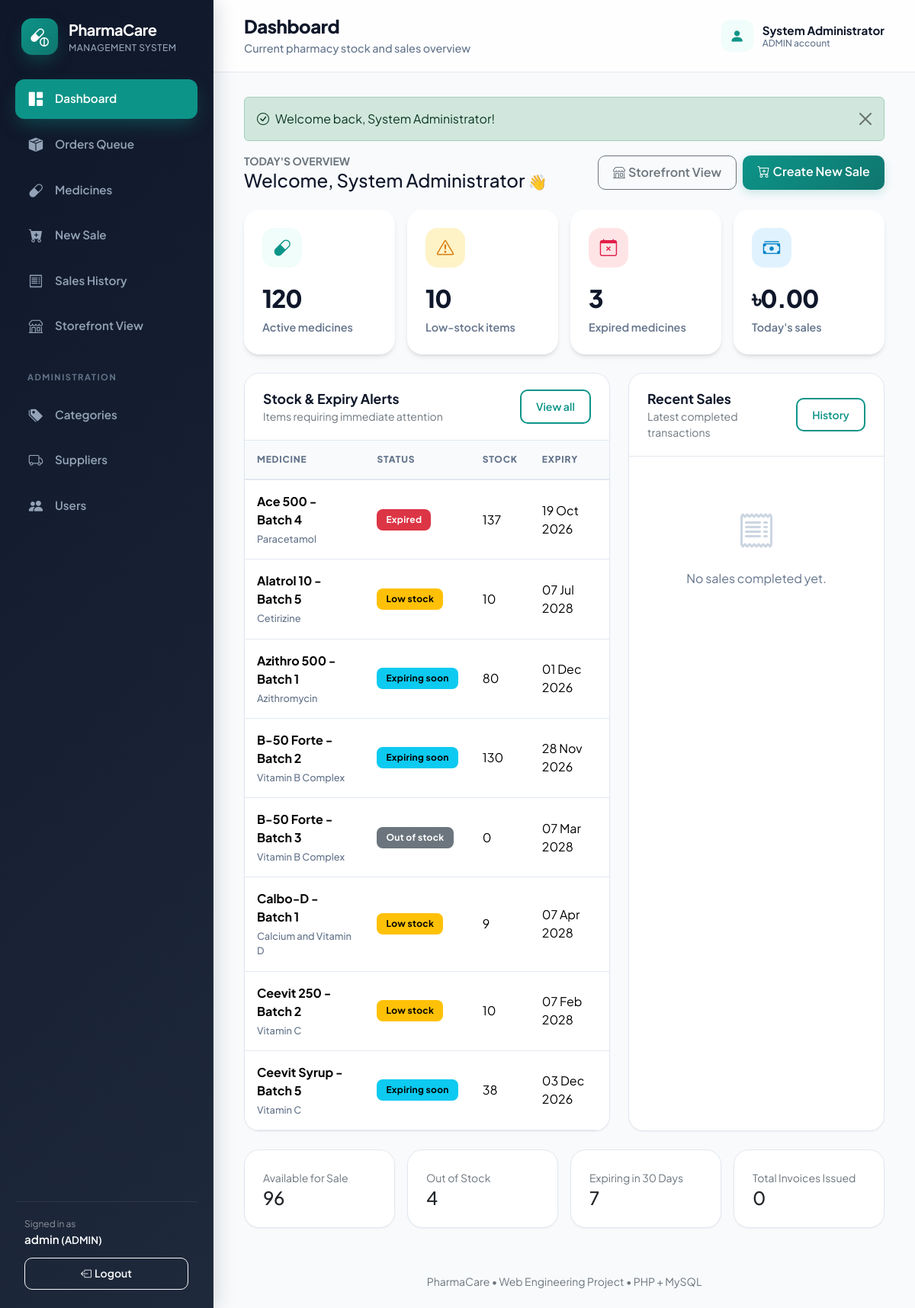
Screenshot of /index.php?page=dashboard (signed in) with the database file from the repository.
### tables this page shows
CREATE TABLE IF NOT EXISTS app_users (
 id BIGINT UNSIGNED NOT NULL AUTO_INCREMENT PRIMARY KEY,
 full_name VARCHAR(80) NOT NULL,
 username VARCHAR(50) NOT NULL UNIQUE,
 email VARCHAR(120) NULL UNIQUE,
 phone VARCHAR(30) NULL,
 address VARCHAR(255) NULL,
 password VARCHAR(255) NOT NULL,
 role ENUM('ADMIN','STAFF','CUSTOMER') NOT NULL DEFAULT 'CUSTOMER',
 enabled TINYINT(1) NOT NULL DEFAULT 1,
 created_at DATETIME NOT NULL DEFAULT CURRENT_TIMESTAMP
);

CREATE TABLE IF NOT EXISTS medicines (
 id BIGINT UNSIGNED NOT NULL AUTO_INCREMENT PRIMARY KEY,
 name VARCHAR(120) NOT NULL,
 generic_name VARCHAR(120) NOT NULL,
 brand_name VARCHAR(120) NULL,
 batch_number VARCHAR(60) NOT NULL UNIQUE,
 medicine_type ENUM('TABLET','CAPSULE','SYRUP','INJECTION','CREAM','DROP','INHALER','OTHER') NOT NULL,
 purchase_price DECIMAL(12,2) NOT NULL,
 selling_price DECIMAL(12,2) NOT NULL,
 quantity INT UNSIGNED NOT NULL DEFAULT 0,
 minimum_stock_level INT UNSIGNED NOT NULL DEFAULT 10,
 manufacturing_date DATE NULL,
 expiry_date DATE NOT NULL,
 prescription_required TINYINT(1) NOT NULL DEFAULT 0,
 active TINYINT(1) NOT NULL DEFAULT 1,
 category_id BIGINT UNSIGNED NOT NULL,
 supplier_id BIGINT UNSIGNED NOT NULL,
 CONSTRAINT fk_medicine_category FOREIGN KEY(category_id) REFERENCES categories(id) ON DELETE RESTRICT,
 CONSTRAINT fk_medicine_supplier FOREIGN KEY(supplier_id) REFERENCES suppliers(id) ON DELETE RESTRICT,
 INDEX idx_medicine_name (name),
 INDEX idx_medicine_expiry (expiry_date),
 INDEX idx_medicine_category (category_id),
 INDEX idx_medicine_supplier (supplier_id)
);

### index.php (called while the page is built, shortened)
<?php
require __DIR__ . '/includes/bootstrap.php';
$page = (string)($_GET['page'] ?? (user() && is_customer() ? 'catalog' : 'dashboard'));
require_login();
require __DIR__ . '/includes/header.php';
match ($page) {
    'catalog' => (new \App\Controllers\CatalogController())->index(),
    'cart' => (new \App\Controllers\CartController())->index(),
    'checkout' => (new \App\Controllers\OrderController())->checkout(),
    'order_confirmation' => (new \App\Controllers\OrderController())->confirmation(),
    'orders' => (new \App\Controllers\OrderController())->index(),
    'order_detail' => (new \App\Controllers\OrderController())->show(),
    'my_orders' => (new \App\Controllers\OrderController())->myOrders(),
    default => include __DIR__ . '/pages/' . $page . '.php'
};
require __DIR__ . '/includes/footer.php';

### includes/bootstrap.php (called while the page is built, shortened)
<?php
$config = require dirname(__DIR__) . '/config.php';
require_once __DIR__ . '/functions.php';
function db(): PDO
{
    static $pdo = null;
    if ($pdo === null) {
        global $config;
        $dsn = 'mysql:host=' . $config['db_host'] . ';port=' . (int)($config['db_port'] ?? 3306) . ';dbname=' . $config['db_name'] . ';charset=utf8mb4';
        try {
            $pdo = new PDO($dsn, (string)$config['db_user'], (string)$config['db_pass'], [
                PDO::ATTR_ERRMODE => PDO::ERRMODE_EXCEPTION,
                PDO::ATTR_DEFAULT_FETCH_MODE => PDO::FETCH_ASSOC,
                PDO::ATTR_EMULATE_PREPARES => false,
            ]);
            $pdo->exec("SET time_zone = '+06:00'");
        } catch (PDOException $e) {
            http_response_code(500);
            die("
            <!doctype html>
            <html lang='en'>
            <head>
                <meta charset='utf-8'>
                <title>Database Connection Issue | PharmaCare</title>
                <style>
                    body { font-family: -apple-system, BlinkMacSystemFont, 'Segoe UI', Roboto, Helvetica, Arial, sans-serif; background: #f8fafc; color: #1e293b; padding: 40px 20px; }
                    .card { max-width: 600px; margin: 0 auto; background: #ffffff; border-radius: 12px; border: 1px solid #e2e8f0; padding: 32px; box-shadow: 0 4px 6px -1px rgba(0,0,0,0.05); }
                    h2 { color: #dc2626; margin-top: 0; font-size: 20px; }
                    .alert { background: #fef2f2; border: 1px solid #fee2e2; color: #991b1b; padding: 12px 16px; border-radius: 8px; font-size: 14px; margin-bottom: 20px; }
                    ul { padding-left: 20px; font-size: 14px; line-height: 1.6; }
                    code { background: #f1f5f9; padding: 2px 6px; border-radius: 4px; font-family: monospace; color: #0f172a; }
                </style>
            </head>
            <body>
                <div class='card'>
                    <h2>Database Connection Failed</h2>
                    <div class='alert'>" . htmlspecialchars($e->getMessage(), ENT_QUOTES, 'UTF-8') . "</div>
                    <p>Please check your <code>config.php</code> credentials:</p>
                    <ul>
                        <li><strong>Host:</strong> <code>" . htmlspecialchars((string)($config['db_host'] ?? ''), ENT_QUOTES, 'UTF-8') . "</code></li>
                        <li><strong>Database:</strong> <code>" . htmlspecialchars((string)($config['db_name'] ?? ''), ENT_QUOTES, 'UTF-8') . "</code></li>
                        <li><strong>User:</strong> <code>" . htmlspecialchars((string)($config['db_user'] ?? ''), ENT_QUOTES, 'UTF-8') . "</code></li>
                    </ul>
                    <p style='font-size: 13px; color: #64748b;'>Make sure your database is created in InfinityFree cPanel and <code>infinityfree_import.sql</code> has been imported.</p>
                </div>
            </body>
            </html>
            ");
        }
    }
    return $pdo;
}

### pages/dashboard.php (the view, shortened to what this page needs)
<?php
$medicines = fetch_all(medicine_query() . ' ORDER BY m.name, m.batch_number');
$counts = array_fill_keys(['AVAILABLE', 'LOW_STOCK', 'OUT_OF_STOCK', 'EXPIRED', 'EXPIRING_SOON', 'INACTIVE'], 0);
$alerts = [];
foreach ($medicines as $m) {
    $status = medicine_status($m);
    $counts[$status]++;
    if ((int)$m['active'] && $status !== 'AVAILABLE' && count($alerts) < 8) {
        $alerts[] = $m + ['computed_status' => $status];
    }
}
$totalActive = count($medicines) - $counts['INACTIVE'];
$stats = fetch_one('SELECT COUNT(*) AS invoices, COALESCE(SUM(CASE WHEN DATE(sale_date) = CURDATE() THEN total_amount ELSE 0 END), 0) AS today_sales FROM sales');
$recentSales = fetch_all('SELECT s.*, u.username FROM sales s JOIN app_users u ON s.sold_by_id = u.id ORDER BY s.sale_date DESC, s.id DESC LIMIT 10');
?>
<div class="d-flex flex-wrap justify-content-between align-items-center gap-2 mb-4">
    <div>
        <div class="text-secondary small fw-bold">TODAY'S OVERVIEW</div>
        <h2 class="h4 mb-0">Welcome, <?= e(user()['full_name']) ?> <span class="fs-5">👋</span></h2>
    </div>
    <div class="d-flex gap-2">
        <a href="<?= e(url('catalog')) ?>" class="btn btn-outline-secondary" title="View customer storefront catalog">
            <i class="bi bi-shop me-1"></i>Storefront View
        </a>
        <a href="<?= e(url('sale_form')) ?>" class="btn btn-primary">
            <i class="bi bi-cart-plus me-1"></i>Create New Sale
        </a>
    </div>
</div>
<div class="row g-3 mb-4">
    <?php
    $metricCards = [
        ['capsule', 'brand', $totalActive, 'Active medicines'],
        ['exclamation-triangle', 'warning', $counts['LOW_STOCK'], 'Low-stock items'],
        ['calendar-x', 'danger', $counts['EXPIRED'], 'Expired medicines'],
        ['cash-stack', 'info', money($stats['today_sales']), "Today's sales"]
    ];
    foreach ($metricCards as $i => $s): ?>
        <div class="col-6 col-xl-3 animate-fade-up <?= $i ? 'delay-' . min($i * 100, 300) : '' ?>">
            <div class="card stat-card">
                <div class="card-body">
                    <div class="icon icon-<?= e($s[1]) ?>">
                        <i class="bi bi-<?= e($s[0]) ?>"></i>
                    </div>
                    <div class="value"><?= e((string)$s[2]) ?></div>
                    <div class="label"><?= e($s[3]) ?></div>
                </div>
            </div>
        </div>
    <?php endforeach; ?>
</div>
<div class="row g-4">
    <div class="col-xl-7">
        <div class="card h-100">
            <div class="card-header d-flex justify-content-between align-items-center">
                <div>
                    <strong>Stock &amp; Expiry Alerts</strong>
                    <div class="small text-secondary">Items requiring immediate attention</div>
                </div>
                <a href="<?= e(url('medicines')) ?>" class="btn btn-sm btn-outline-primary">View all</a>
            </div>
            <div class="table-responsive">
                <table class="table">
                    <thead>
                        <tr>
                            <th>Medicine</th>
                            <th>Status</th>
                            <th>Stock</th>
                            <th>Expiry</th>
                        </tr>
                    </thead>
                    <tbody>
                        <?php foreach ($alerts as $m): ?>
                            <tr>
                                <td>
                                    <strong><?= e($m['name']) ?></strong>
                                    <span class="subtext"><?= e($m['generic_name']) ?></span>
                                </td>
                                <td>
                                    <span class="badge text-bg-<?= e(status_badge($m['computed_status'])) ?>">
                                        <?= e(status_label($m['computed_status'])) ?>
                                    </span>
                                </td>
                                <td><?= e($m['quantity']) ?></td>
                                <td><?= e(nice_date($m['expiry_date'])) ?></td>
                            </tr>
                        <?php endforeach; ?>
                    </tbody>
                </table>
            </div>
        </div>
    </div>
    <div class="col-xl-5">
        <div class="card h-100">
            <div class="card-header d-flex justify-content-between align-items-center">
                <div>
                    <strong>Recent Sales</strong>
                    <div class="small text-secondary">Latest completed transactions</div>
                </div>
                <a href="<?= e(url('sales')) ?>" class="btn btn-sm btn-outline-primary">History</a>
            </div>
            <div class="card-body p-0">
                <?php if (!$recentSales): ?>
                    <div class="empty-state">
                        <i class="bi bi-receipt"></i>
                        <p>No sales completed yet.</p>
                    </div>
                <?php endif; ?>
            </div>
        </div>
    </div>
</div>
<div class="row g-3 mt-2">
    <?php
    $secondaryStats = [
        ['Available for Sale', $counts['AVAILABLE']],
        ['Out of Stock', $counts['OUT_OF_STOCK']],
        ['Expiring in 30 Days', $counts['EXPIRING_SOON']],
        ['Total Invoices Issued', $stats['invoices']]
    ];
    foreach ($secondaryStats as $c): ?>
        <div class="col-6 col-md-3">
            <div class="card">
                <div class="card-body">
                    <small class="text-secondary"><?= e($c[0]) ?></small>
                    <div class="h4 mb-0"><?= e((string)$c[1]) ?></div>
                </div>
            </div>
        </div>
    <?php endforeach; ?>
</div>

### includes/header.php (shortened to what this page needs)
<?php
$active = match($page) {
    'medicine_form' => 'medicines',
    'invoice' => 'sales',
    'sale_form' => 'sale_form',
    'order_detail' => (is_customer() ? 'my_orders' : 'orders'),
    default => $page
};
$heading = page_title($page);
$subtitles = [
 'dashboard' => 'Current pharmacy stock and sales overview',
 'orders' => 'Fulfill customer orders, review prescriptions, and manage dispatch queue',
 'order_detail' => 'Review order items, verify doctor prescriptions, and manage status transitions',
 'my_orders' => 'Track your active orders and review previous medication orders',
 'medicines' => 'Search stock, prices, batch and expiry information',
 'medicine_form' => 'Enter medicine, stock, price and expiry details',
 'sale_form' => 'Select medicines and generate an invoice',
 'sales' => 'Review completed sales and print invoices',
 'invoice' => 'Printable receipt for the completed sale',
 'categories' => 'Organize medicines into searchable groups',
 'suppliers' => 'Manage supplier and contact information',
 'users' => 'Create staff accounts and control access',
 'catalog' => 'Browse, search, and order available medicines online',
 'cart' => 'Review selected medicines and adjust quantities',
 'checkout' => 'Provide delivery address and confirm your order',
 'order_confirmation' => 'Order placed successfully and queued for dispensary review',
 'profile' => 'Manage your customer profile and delivery address',
 'register' => 'Create a customer account to order medicines online'
];
if (!user()) {
    $links = [
        ['catalog', 'capsule-pill', 'Browse Medicines', 'catalog'],
    ];
    $brandUrl = url('catalog');
    $brandSubtitle = 'Online Storefront';
} else {
    $pendingOrdersCount = 0;
    try {
        $pendingOrdersCount = (int)scalar("SELECT COUNT(*) FROM orders WHERE order_status IN ('PENDING', 'CONFIRMED')");
    } catch (Throwable $e) {}
    $ordersBadge = $pendingOrdersCount > 0 ? ' (' . $pendingOrdersCount . ')' : '';
    $links = [
        ['dashboard','grid-1x2-fill','Dashboard','dashboard'],
        ['orders','box-seam-fill','Orders Queue' . $ordersBadge,'orders'],
        ['medicines','capsule','Medicines','medicines'],
        ['sale_form','cart-plus-fill','New Sale','sale_form'],
        ['sales','receipt','Sales History','sales'],
        ['catalog','shop','Storefront View','catalog'],
    ];
    if (is_admin()) {
        $links[] = ['section', '', 'Administration', ''];
        $links[] = ['categories', 'tags-fill','Categories','categories'];
        $links[] = ['suppliers','truck','Suppliers','suppliers'];
        $links[] = ['users','people-fill','Users','users'];
    }
    $brandUrl = url('dashboard');
    $brandSubtitle = 'Management System';
}
?>
<!doctype html><html lang="en"><head>
<link href="https://cdn.jsdelivr.net/npm/bootstrap@5.3.3/dist/css/bootstrap.min.css" rel="stylesheet">
<link href="https://cdn.jsdelivr.net/npm/bootstrap-icons@1.11.3/font/bootstrap-icons.min.css" rel="stylesheet">
<link rel="stylesheet" href="assets/css/app.css"></head><body>
<aside class="app-sidebar">
 <a class="brand" href="<?=e($brandUrl)?>"><span class="brand-mark"><i class="bi bi-capsule-pill"></i></span><span><strong>PharmaCare</strong><small><?=e($brandSubtitle)?></small></span></a>
 <nav class="sidebar-nav">
 <?php foreach ($links as [$dest, $icon, $label, $selected]): ?>
 <?php if ($dest === 'section'): ?><div class="nav-section"><?=e($label)?></div>
 <?php else: ?><a class="<?=($active === $selected ? 'active' : '')?>" href="<?=e(url($dest))?>"><i class="bi bi-<?=e($icon)?>"></i><span><?=e($label)?></span></a><?php endif; ?>
 <?php endforeach; ?>
 </nav>
 <?php if (user()): ?>
  <div class="sidebar-footer">
   <div class="small text-white-50">Signed in as</div>
   <div class="fw-semibold text-white text-truncate"><?=e(user()['username'])?> <small>(<?=e(user()['role'])?>)</small></div>
   <form method="post" action="actions.php"><input type="hidden" name="action" value="logout"><?=csrf_field()?><button class="btn btn-sm btn-outline-light w-100" type="submit"><i class="bi bi-box-arrow-left me-1"></i><span>Logout</span></button></form>
  </div>
 <?php endif; ?>
</aside>
<div class="app-main">
 <header class="app-topbar">
  <div class="d-flex align-items-center gap-3">
   <div><h1><?=e($heading)?></h1><p><?=e($subtitles[$page]??'PharmaCare Management System')?></p></div>
  </div>
  <?php if (user()): ?>
   <div class="d-flex align-items-center gap-2">
    <div class="topbar-user"><span class="avatar"><i class="bi bi-person-fill"></i></span><span><strong><?=e(user()['full_name'])?></strong><small><?=e(user()['role'])?> account</small></span></div>
   </div>
  <?php endif; ?>
 </header>
 <main class="content">

### rows the page displays
app_users: role "MANAGEMENT SYSTEM", username "admin", role "ADMIN", full_name "System Administrator"
medicines: name "Ace 500 - Batch 4", generic_name "Paracetamol", computed_status "Expired", quantity "137", expiry_date "19 Oct 2026"
medicines: name "Alatrol 10 - Batch 5", generic_name "Cetirizine", computed_status "Low stock", quantity "10", expiry_date "07 Jul 2028"
medicines: name "Azithro 500 - Batch 1", generic_name "Azithromycin", computed_status "Expiring soon", quantity "80", expiry_date "01 Dec 2026"
medicines: name "B-50 Forte - Batch 2", generic_name "Vitamin B Complex", computed_status "Expiring soon", quantity "130", expiry_date "28 Nov 2026"
medicines: name "B-50 Forte - Batch 3", generic_name "Vitamin B Complex", computed_status "Out of stock", quantity "0", expiry_date "07 Mar 2028"
medicines: name "Calbo-D - Batch 1", generic_name "Calcium and Vitamin D", computed_status "Low stock", quantity "9", expiry_date "07 Apr 2028"
medicines: name "Ceevit 250 - Batch 2", generic_name "Vitamin C", computed_status "Low stock", quantity "10", expiry_date "07 Feb 2028"
medicines: name "Ceevit Syrup - Batch 5", generic_name "Vitamin C", computed_status "Expiring soon", quantity "38", expiry_date "03 Dec 2026"

### other values shown
$label "Dashboard"
$label "Orders Queue"
$label "Medicines"
$label "New Sale"
$label "Sales History"
$label "Storefront View"
$label "ADMINISTRATION"
$label "Categories"
$label "Suppliers"
$label "Users"
$heading "Dashboard"
$subtitles[$page] "Current pharmacy stock and sales overview"
$f['text'] "Welcome back, System Administrator!"
$s[2] "120"
$s[3] "Active medicines"
